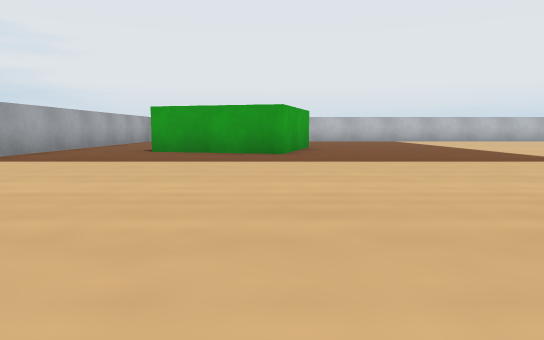
[1] (above)

18 first-person views from a walk through a world built for the Webots simulator. The camera is 0.05 m above the floor, tilts 6° down and sees 70° across. The floor is counted in squares, 0.1 m on a side. Each view is taken from the middle of a square. On the plan, view 1 faces up. The plan holds only what a view shows up to about 9 squares ahead; the rest is blank. Robots are left out. Simple shapes and patterns stand in for the simulator's stock objects.

[2]
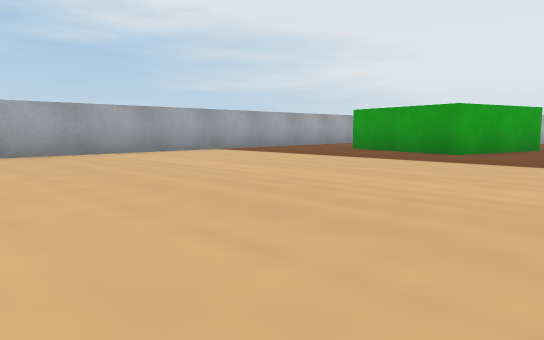

[3]
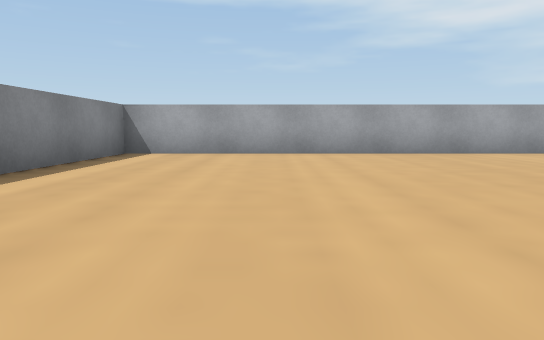

[4]
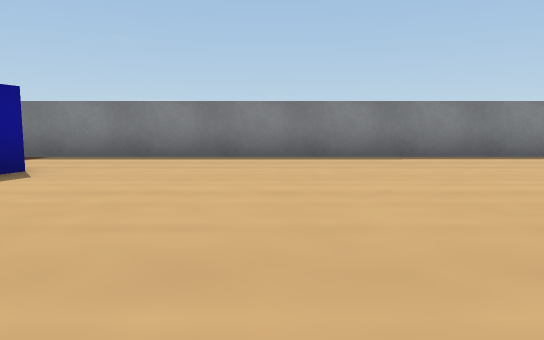

[5]
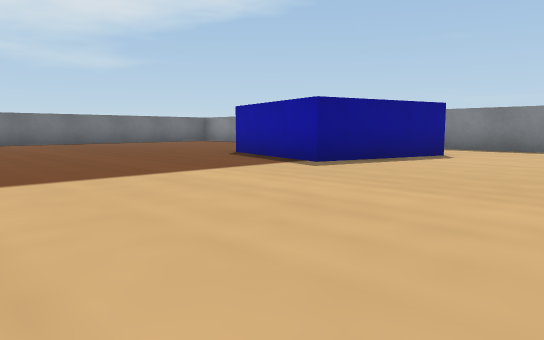

[6]
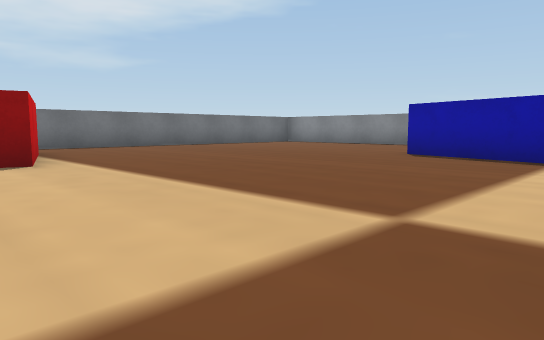

[7]
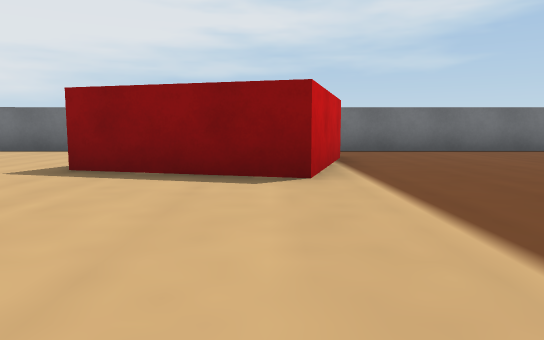

[8]
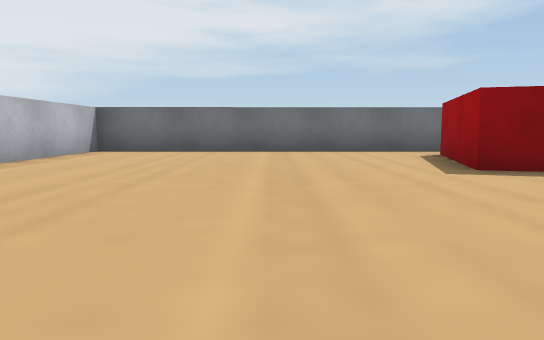

[9]
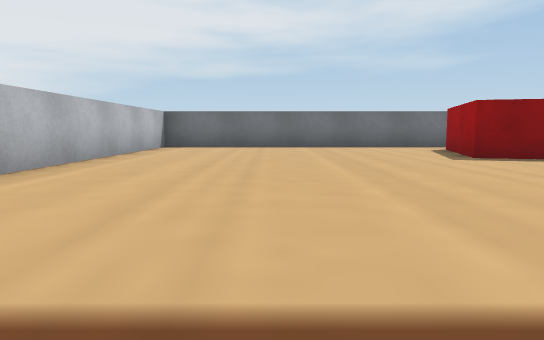

[10]
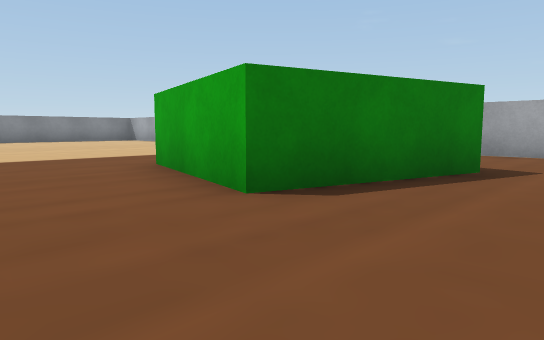

[11]
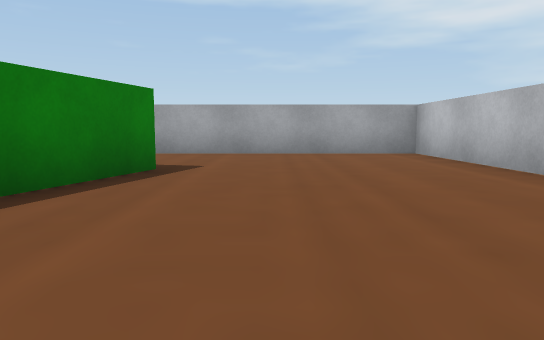

[12]
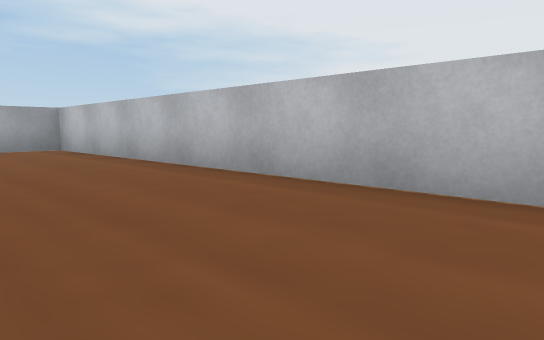

[13]
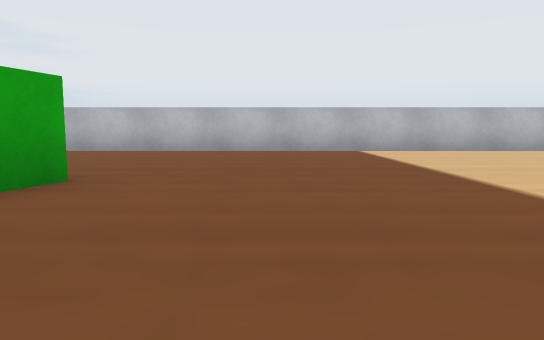

[14]
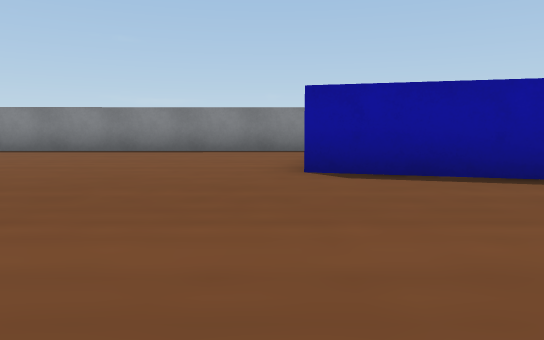

[15]
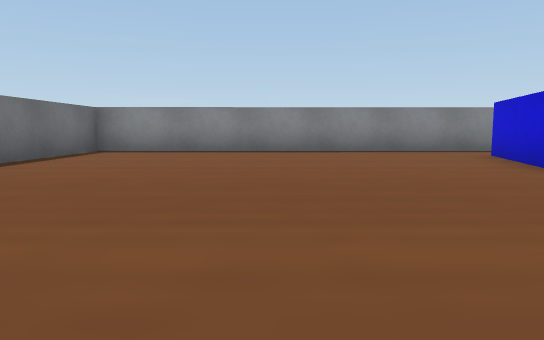

[16]
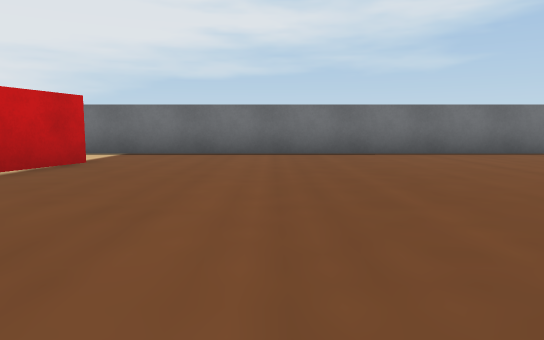

[17]
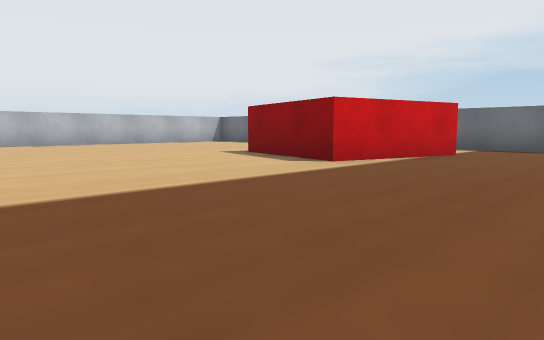

[18]
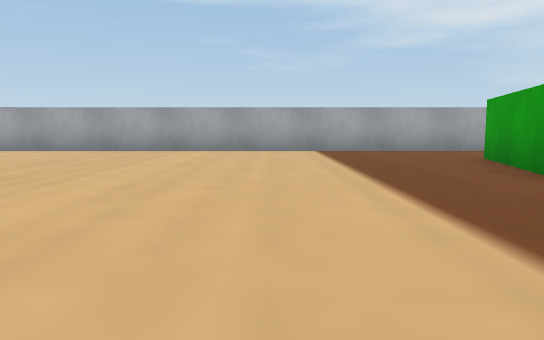

### Floor plan
Key: @ floor where view 1 was taken; # wall or solid block; . floor; B green box; L blue box; R red box.
Columns run from 5 left of view 1 to 15 right of it. Each row starts with its distance up from view 1.
 16 #####################
 15 #...................#
 14 #...................#
 13 #...................#
 12 #...................#
 11 #..BBBB.............#
 10 #     B.............#
  9 #.BB BB.........RRRR#
  8 #..BBB.........RR   #
  7 #..............RR   #
  6 #...............RRR.#
  5 #...................#
  4 #...................#
  3 #...................#
  2 #...................#
  1 #.........LLL.......#
  0 #....@...LL LL......#
 -1 #........L  L.......#
 -2 #........L  L.......#
 -3 #...................#
 -4 #####################

Where each view was taken, in squares from view 1:
view 1: 0 up, 0 right, facing up
view 2: 0 up, 3 right, facing up-left
view 3: 1 down, 3 right, facing left
view 4: 3 up, 1 right, facing down
view 5: 6 up, 1 right, facing down-right
view 6: 8 up, 4 right, facing down-right
view 7: 7 up, 6 right, facing right
view 8: 12 up, 6 right, facing right
view 9: 13 up, 4 right, facing right
view 10: 13 up, 3 right, facing down-left
view 11: 13 up, 3 right, facing left
view 12: 13 up, 5 right, facing up-left
view 13: 7 up, 3 right, facing up
view 14: 5 up, 8 right, facing down
view 15: 5 up, 11 right, facing down
view 16: 3 up, 7 right, facing right
view 17: 3 up, 5 right, facing up-right
view 18: 5 up, 4 right, facing left
